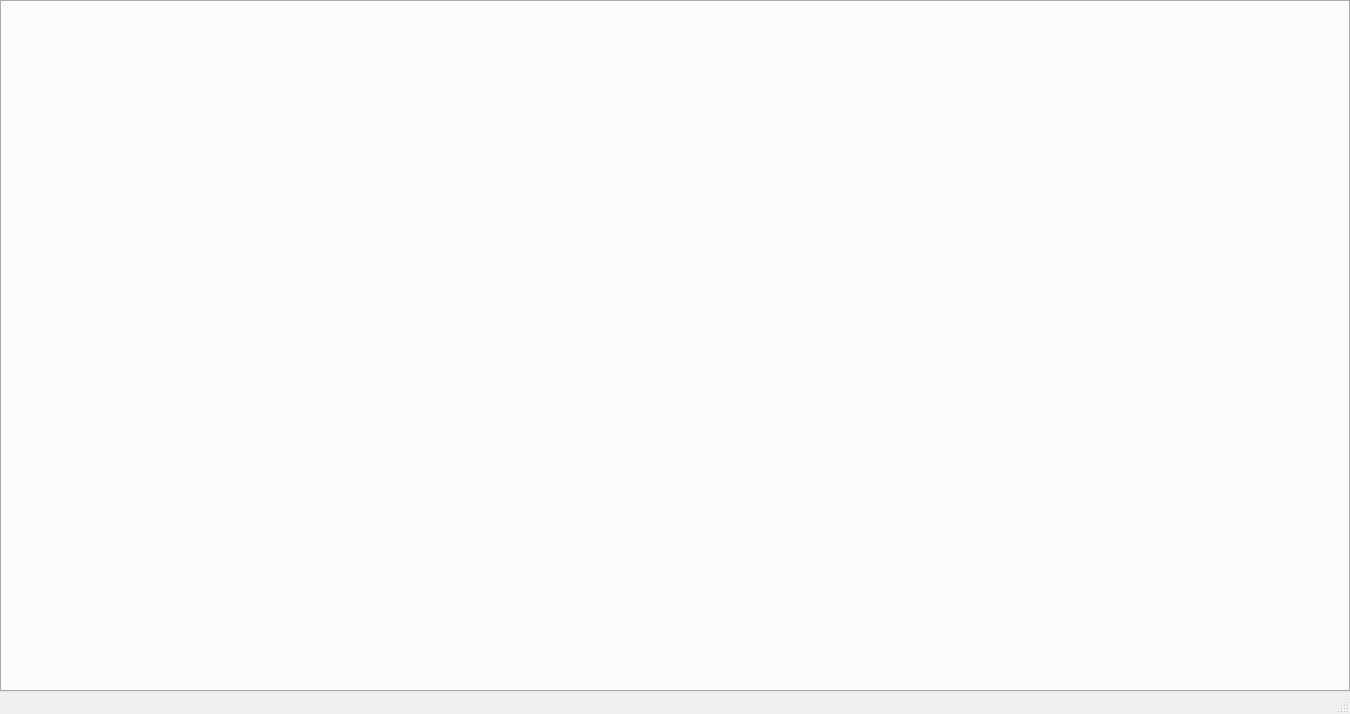
<?xml version="1.0" encoding="UTF-8"?>
<ui version="4.0">
 <class>MainWindow</class>
 <widget class="QMainWindow" name="MainWindow">
  <property name="geometry">
   <rect>
    <x>0</x>
    <y>0</y>
    <width>1350</width>
    <height>714</height>
   </rect>
  </property>
  <property name="sizePolicy">
   <sizepolicy hsizetype="Preferred" vsizetype="Preferred">
    <horstretch>0</horstretch>
    <verstretch>0</verstretch>
   </sizepolicy>
  </property>
  <property name="cursor">
   <cursorShape>ArrowCursor</cursorShape>
  </property>
  <property name="mouseTracking">
   <bool>false</bool>
  </property>
  <property name="windowTitle">
   <string>RealTimePIV</string>
  </property>
  <widget class="QWidget" name="centralWidget">
   <property name="sizePolicy">
    <sizepolicy hsizetype="Expanding" vsizetype="Expanding">
     <horstretch>0</horstretch>
     <verstretch>0</verstretch>
    </sizepolicy>
   </property>
   <layout class="QGridLayout" name="gridLayout">
    <property name="leftMargin">
     <number>0</number>
    </property>
    <property name="topMargin">
     <number>0</number>
    </property>
    <property name="rightMargin">
     <number>0</number>
    </property>
    <property name="bottomMargin">
     <number>0</number>
    </property>
    <property name="spacing">
     <number>0</number>
    </property>
    <item row="0" column="0">
     <widget class="QSplitter" name="splitter">
      <property name="orientation">
       <enum>Qt::Horizontal</enum>
      </property>
      <property name="handleWidth">
       <number>6</number>
      </property>
      <widget class="QTabWidget" name="tabMenu">
       <property name="tabPosition">
        <enum>QTabWidget::West</enum>
       </property>
       <property name="currentIndex">
        <number>-1</number>
       </property>
      </widget>
     </widget>
    </item>
   </layout>
  </widget>
  <widget class="QMenuBar" name="menuBar">
   <property name="geometry">
    <rect>
     <x>0</x>
     <y>0</y>
     <width>1350</width>
     <height>22</height>
    </rect>
   </property>
  </widget>
  <widget class="QStatusBar" name="statusBar"/>
 </widget>
 <layoutdefault spacing="6" margin="11"/>
 <resources/>
 <connections/>
</ui>
